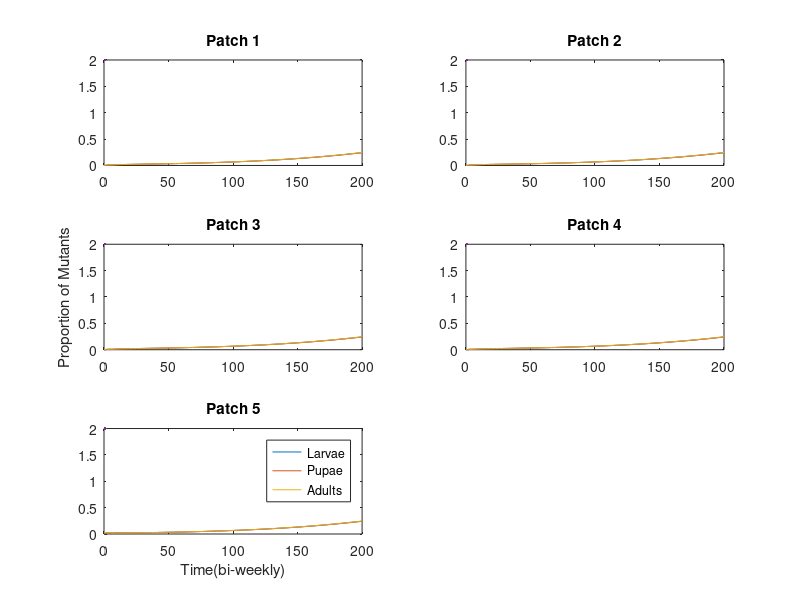

The MATLAB script that drew this image: (Note: this script raises an error after producing the figure.)
%4-Cup Dispersal w/ LPA Model
%5th Patch connects all 4 patches, making an X shape
%adding direct cost to dispersal

b = 20;
mu_a = 0.0842;
mu_l = 0.6053;
c_ea = 0.0179;
c_el = 0.0003;
c_pa = 0.0;
gammaR = 0.3; % chance of adult leaving any patch
gammaM = 0.1; % chance of mutant adult leaving any patch
Eps = 0.1; % chance of adult dying from dispersal

MaxT = 200;

DF1 = zeros(MaxT+1,4);
DF1(:,1) = 0:MaxT;
DF1(1,:) = [0, 0, 0, 0];
DF2 = zeros(MaxT+1,4);
DF2(:,1) = 0:MaxT;
DF2(1,:) = [0, 0, 0, 0];
DF3 = zeros(MaxT+1,4);
DF3(:,1) = 0:MaxT;
DF3(1,:) = [0, 0, 0, 0];
DF4 = zeros(MaxT+1,4);
DF4(:,1) = 0:MaxT;
DF4(1,:) = [0, 0, 0, 0];
DF5 = zeros(MaxT+1,4)
DF5(:,1) = 0:MaxT
DF5(1,:) = [0, 0, 0, 50];

DF1M = zeros(MaxT+1,4);
DF1M(:,1) = 0:MaxT;
DF1M(1,:) = [0, 0, 0, 0];
DF2M = zeros(MaxT+1,4);
DF2M(:,1) = 0:MaxT;
DF2M(1,:) = [0, 0, 0, 0];
DF3M = zeros(MaxT+1,4);
DF3M(:,1) = 0:MaxT;
DF3M(1,:) = [0, 0, 0, 0];
DF4M = zeros(MaxT+1,4);
DF4M(:,1) = 0:MaxT;
DF4M(1,:) = [0, 0, 0, 0];
DF5M = zeros(MaxT+1,4)
DF5M(:,1) = 0:MaxT
DF5M(1,:) = [0, 0, 0, 1];

for i = 2:MaxT+1
    DF1(i,2)= b*DF1(i-1,4)*exp(-c_ea*(DF1(i-1,4)+DF1M(i-1,4))-c_el*(DF1(i-1,2)+DF1M(i-1,2)));
    DF1(i,3)= (1-mu_l)*DF1(i-1,2);
    DF1(i,4) = DF1(i-1,3)*exp(-c_pa*(DF1(i-1,4)+DF1M(i-1,4)))+((1-mu_a)*(1-gammaR))*DF1(i-1,4)+(DF5(i-1,4))*gammaR*(1-mu_a)*(1-Eps);
    
    DF2(i,2)= b*DF2(i-1,4)*exp(-c_ea*(DF2(i-1,4)+DF2M(i-1,4))-c_el*(DF2(i-1,2)+DF2M(i-1,2)));
    DF2(i,3)= (1-mu_l)*DF2(i-1,2);
    DF2(i,4) = DF2(i-1,3)*exp(-c_pa*(DF2(i-1,4)+DF2M(i-1,4)))+((1-mu_a)*(1-gammaR))*DF2(i-1,4)+(DF5(i-1,4))*gammaR*(1-mu_a)*(1-Eps);
    
    DF3(i,2)= b*DF3(i-1,4)*exp(-c_ea*(DF3(i-1,4)+DF3M(i-1,4))-c_el*(DF3(i-1,2)+DF3M(i-1,2)));
    DF3(i,3)= (1-mu_l)*DF3(i-1,2);
    DF3(i,4) = DF3(i-1,3)*exp(-c_pa*(DF3(i-1,4)+DF3M(i-1,4)))+((1-mu_a)*(1-gammaR))*DF3(i-1,4)+(DF5(i-1,4))*gammaR*(1-mu_a)*(1-Eps);
    
    DF4(i,2)= b*DF4(i-1,4)*exp(-c_ea*(DF4(i-1,4)+DF4M(i-1,4))-c_el*(DF4(i-1,2)+DF4M(i-1,2)));
    DF4(i,3)= (1-mu_l)*DF4(i-1,2);
    DF4(i,4) = DF4(i-1,3)*exp(-c_pa*(DF4(i-1,4)+DF4M(i-1,4)))+((1-mu_a)*(1-gammaR))*DF4(i-1,4)+(DF5(i-1,4))*gammaR*(1-mu_a)*(1-Eps);
    
    DF5(i,2)= b*DF5(i-1,4)*exp(-c_ea*(DF5(i-1,4)+DF5M(i-1,4))-c_el*(DF5(i-1,2)+DF5M(i-1,2)));
    DF5(i,3)= (1-mu_l)*DF5(i-1,2);
    DF5(i,4) = DF5(i-1,3)*exp(-c_pa*(DF5(i-1,4)+DF5M(i-1,4)))+((1-mu_a)*(1-gammaR))*DF5(i-1,4)+(1/4*DF1(i-1,4)+1/4*DF2(i-1,4)+1/4*DF3(i-1,4)+1/4*DF4(i-1,4))*gammaR*(1-mu_a)*(1-Eps);
    
    DF1M(i,2)= b*DF1M(i-1,4)*exp(-c_ea*(DF1(i-1,4)+DF1M(i-1,4))-c_el*(DF1(i-1,2)+DF1M(i-1,2)));
    DF1M(i,3)= (1-mu_l)*DF1M(i-1,2);
    DF1M(i,4) = DF1M(i-1,3)*exp(-c_pa*(DF1(i-1,4)+DF1M(i-1,4)))+((1-mu_a)*(1-gammaM))*DF1M(i-1,4)+(DF5M(i-1,4))*gammaM*(1-mu_a)*(1-Eps);
    
    DF2M(i,2)= b*DF2M(i-1,4)*exp(-c_ea*(DF2(i-1,4)+DF2M(i-1,4))-c_el*(DF2(i-1,2)+DF2M(i-1,2)));
    DF2M(i,3)= (1-mu_l)*DF2M(i-1,2);
    DF2M(i,4) = DF2M(i-1,3)*exp(-c_pa*(DF2(i-1,4)+DF2M(i-1,4)))+((1-mu_a)*(1-gammaM))*DF2M(i-1,4)+(DF5M(i-1,4))*gammaM*(1-mu_a)*(1-Eps);
    
    DF3M(i,2)= b*DF3M(i-1,4)*exp(-c_ea*(DF3(i-1,4)+DF3M(i-1,4))-c_el*(DF3(i-1,2)+DF3M(i-1,2)));
    DF3M(i,3)= (1-mu_l)*DF3M(i-1,2);
    DF3M(i,4) = DF3M(i-1,3)*exp(-c_pa*(DF3(i-1,4)+DF3M(i-1,4)))+((1-mu_a)*(1-gammaM))*DF3M(i-1,4)+(DF5M(i-1,4))*gammaM*(1-mu_a)*(1-Eps);
    
    DF4M(i,2)= b*DF4M(i-1,4)*exp(-c_ea*(DF4(i-1,4)+DF4M(i-1,4))-c_el*(DF4(i-1,2)+DF4M(i-1,2)));
    DF4M(i,3)= (1-mu_l)*DF4M(i-1,2);
    DF4M(i,4) = DF4M(i-1,3)*exp(-c_pa*(DF4(i-1,4)+DF4M(i-1,4)))+((1-mu_a)*(1-gammaM))*DF4M(i-1,4)+(DF5M(i-1,4))*gammaM*(1-mu_a)*(1-Eps);
    
    DF5M(i,2)= b*DF5M(i-1,4)*exp(-c_ea*(DF5(i-1,4)+DF5M(i-1,4))-c_el*(DF5(i-1,2)+DF5M(i-1,2)));
    DF5M(i,3)= (1-mu_l)*DF5M(i-1,2);
    DF5M(i,4) = DF5M(i-1,3)*exp(-c_pa*(DF5(i-1,4)+DF5M(i-1,4)))+((1-mu_a)*(1-gammaM))*DF5M(i-1,4)+(1/4*DF1M(i-1,4)+1/4*DF2M(i-1,4)+1/4*DF3M(i-1,4)+1/4*DF4M(i-1,4))*gammaM*(1-mu_a)*(1-Eps);
end

% figure(2);
% subplot(3,2,1);
% x1 = DF1(:,1);
% y1 = DF1(:,2:4);
% plot(x1,y1)
% title('Patch 1')
% xlabel('Time(Weeks)')
% ylabel('Population')
% ax = gca;
% comm.ax = ax.YLim;
% 
% subplot(3,2,2); 
% x2 = DF2(:,1);
% y2 = DF2(:,2:4);
% plot(x2,y2)
% title('Patch 2')
% ax = gca;
% ax.YLim = comm.ax;
% 
% subplot(3,2,3);
% x3 = DF3(:,1);
% y3 = DF3(:,2:4);
% plot(x3,y3)
% title('Patch 3')
% ax = gca;
% ax.YLim = comm.ax;
% 
% subplot(3,2,4); 
% x4 = DF4(:,1);
% y4 = DF4(:,2:4);
% plot(x4,y4)
% title('Patch 4')
% ax = gca;
% ax.YLim = comm.ax;
% 
% subplot(3,2,5); 
% x5 = DF5(:,1);
% y5 = DF5(:,2:4);
% plot(x5,y5)
% title('Patch 5')
% ax = gca;
% ax.YLim = comm.ax;
% 
% fig = gcf;
% lgnd = legend('Larvae','Pupae','Adults')
% lgnd.Position(1) = 0.65;
% lgnd.Position(2) = 0.2;

figure(1);
y1p = zeros(size(DF1));
subplot(3,2,1);
x1p = DF1M(:,1); %Proportion of population are mutants.
y1p(:,2:4) = DF1M(:,2:4)./(DF1M(:,2:4) + DF1(:,2:4));
y1p(isnan(y1p)) = 0;
plot(x1p,y1p(:,2:4), linewidth = 2)
title('Patch 1')

y2p = zeros(size(DF1));
subplot(3,2,2);
x2p = DF2M(:,1); %Proportion of population are mutants.
y2p(:,2:4) = DF2M(:,2:4)./(DF2M(:,2:4) + DF2(:,2:4));
y2p(isnan(y2p)) = 0;
plot(x2p,y2p(:,2:4), linewidth = 2)
title('Patch 2')

y3p = zeros(size(DF1));
subplot(3,2,3);
x3p = DF3M(:,1); %Proportion of population are mutants.
y3p(:,2:4) = DF3M(:,2:4)./(DF3M(:,2:4) + DF3(:,2:4));
y3p(isnan(y3p)) = 0;
plot(x3p,y3p(:,2:4), linewidth = 2)
title('Patch 3')
ylabel('Proportion of Mutants')

y4p = zeros(size(DF1));
subplot(3,2,4);
x4p = DF4M(:,1); %Proportion of population are mutants.
y4p(:,2:4) = DF4M(:,2:4)./(DF4M(:,2:4) + DF4(:,2:4));
y4p(isnan(y4p)) = 0;
plot(x4p,y4p(:,2:4), linewidth = 2)
title('Patch 4')

y5p = zeros(size(DF1));
subplot(3,2,5);
x5p = DF5M(:,1); %Proportion of population are mutants.
y5p(:,2:4) = DF5M(:,2:4)./(DF5M(:,2:4) + DF5(:,2:4));
y5p(isnan(y5p)) = 0;
plot(x5p,y5p(:,2:4), linewidth = 2)
title('Patch 5')
xlabel('Time(bi-weekly)')
lgnd = legend('Larvae','Pupae','Adults')

lgnd = legend('Larvae','Pupae','Adults')
lgnd.Position(1) = 0.65;
lgnd.Position(2) = 0.2;
lgnd.FontSize = 14;